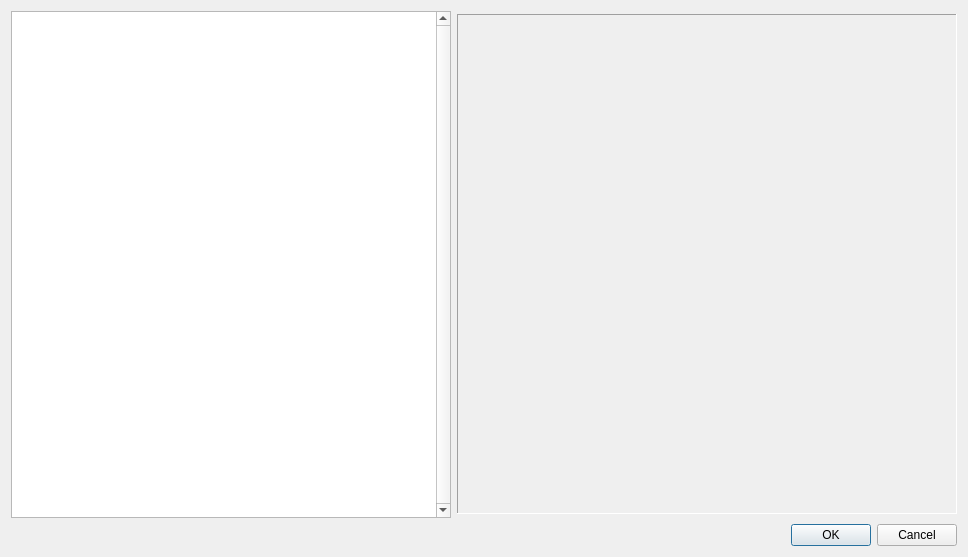
<?xml version="1.0" encoding="UTF-8"?>
<ui version="4.0">
 <class>MapSelectDialog</class>
 <widget class="QDialog" name="MapSelectDialog">
  <property name="geometry">
   <rect>
    <x>0</x>
    <y>0</y>
    <width>968</width>
    <height>557</height>
   </rect>
  </property>
  <property name="sizePolicy">
   <sizepolicy hsizetype="Preferred" vsizetype="Preferred">
    <horstretch>0</horstretch>
    <verstretch>0</verstretch>
   </sizepolicy>
  </property>
  <property name="windowTitle">
   <string>Map Selection</string>
  </property>
  <property name="styleSheet">
   <string notr="true">background-image: url(:/img/data/parchment.jpg);</string>
  </property>
  <layout class="QGridLayout" name="gridLayout">
   <item row="0" column="0">
    <widget class="QListWidget" name="lstMaps">
     <property name="sizePolicy">
      <sizepolicy hsizetype="MinimumExpanding" vsizetype="MinimumExpanding">
       <horstretch>0</horstretch>
       <verstretch>0</verstretch>
      </sizepolicy>
     </property>
     <property name="maximumSize">
      <size>
       <width>16777215</width>
       <height>16777215</height>
      </size>
     </property>
     <property name="verticalScrollBarPolicy">
      <enum>Qt::ScrollBarAlwaysOn</enum>
     </property>
    </widget>
   </item>
   <item row="0" column="1">
    <widget class="QLabel" name="lblPreview">
     <property name="sizePolicy">
      <sizepolicy hsizetype="Fixed" vsizetype="Fixed">
       <horstretch>0</horstretch>
       <verstretch>0</verstretch>
      </sizepolicy>
     </property>
     <property name="minimumSize">
      <size>
       <width>500</width>
       <height>500</height>
      </size>
     </property>
     <property name="maximumSize">
      <size>
       <width>500</width>
       <height>500</height>
      </size>
     </property>
     <property name="baseSize">
      <size>
       <width>500</width>
       <height>500</height>
      </size>
     </property>
     <property name="frameShape">
      <enum>QFrame::Panel</enum>
     </property>
     <property name="frameShadow">
      <enum>QFrame::Sunken</enum>
     </property>
     <property name="text">
      <string/>
     </property>
     <property name="scaledContents">
      <bool>false</bool>
     </property>
     <property name="alignment">
      <set>Qt::AlignCenter</set>
     </property>
    </widget>
   </item>
   <item row="1" column="1">
    <widget class="QDialogButtonBox" name="buttonBox">
     <property name="orientation">
      <enum>Qt::Horizontal</enum>
     </property>
     <property name="standardButtons">
      <set>QDialogButtonBox::Cancel|QDialogButtonBox::Ok</set>
     </property>
    </widget>
   </item>
  </layout>
 </widget>
 <resources/>
 <connections>
  <connection>
   <sender>buttonBox</sender>
   <signal>accepted()</signal>
   <receiver>MapSelectDialog</receiver>
   <slot>accept()</slot>
   <hints>
    <hint type="sourcelabel">
     <x>248</x>
     <y>254</y>
    </hint>
    <hint type="destinationlabel">
     <x>157</x>
     <y>274</y>
    </hint>
   </hints>
  </connection>
  <connection>
   <sender>buttonBox</sender>
   <signal>rejected()</signal>
   <receiver>MapSelectDialog</receiver>
   <slot>reject()</slot>
   <hints>
    <hint type="sourcelabel">
     <x>316</x>
     <y>260</y>
    </hint>
    <hint type="destinationlabel">
     <x>286</x>
     <y>274</y>
    </hint>
   </hints>
  </connection>
 </connections>
</ui>
